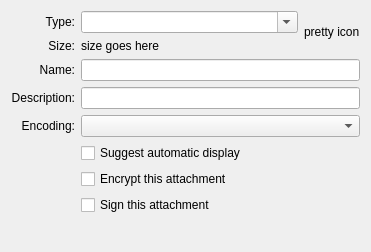
<?xml version="1.0" encoding="UTF-8"?>
<ui version="4.0">
 <class>AttachmentPropertiesDialog</class>
 <widget class="QWidget" name="AttachmentPropertiesDialog">
  <property name="geometry">
   <rect>
    <x>0</x>
    <y>0</y>
    <width>371</width>
    <height>252</height>
   </rect>
  </property>
  <layout class="QVBoxLayout" name="verticalLayout">
   <item>
    <layout class="QGridLayout" name="gridLayout">
     <item row="0" column="0">
      <layout class="QHBoxLayout" name="horizontalLayout">
       <item>
        <widget class="QLabel" name="label">
         <property name="sizePolicy">
          <sizepolicy hsizetype="Minimum" vsizetype="Preferred">
           <horstretch>0</horstretch>
           <verstretch>0</verstretch>
          </sizepolicy>
         </property>
         <property name="text">
          <string comment="MIME type of this attachment">Type:</string>
         </property>
         <property name="alignment">
          <set>Qt::AlignRight|Qt::AlignTrailing|Qt::AlignVCenter</set>
         </property>
         <property name="buddy">
          <cstring>mimeType</cstring>
         </property>
        </widget>
       </item>
      </layout>
     </item>
     <item row="0" column="1">
      <widget class="KComboBox" name="mimeType">
       <property name="sizePolicy">
        <sizepolicy hsizetype="Expanding" vsizetype="Fixed">
         <horstretch>0</horstretch>
         <verstretch>0</verstretch>
        </sizepolicy>
       </property>
       <property name="editable">
        <bool>true</bool>
       </property>
      </widget>
     </item>
     <item row="0" column="2" rowspan="2">
      <widget class="QLabel" name="mimeIcon">
       <property name="text">
        <string notr="true">pretty icon</string>
       </property>
      </widget>
     </item>
     <item row="1" column="0">
      <layout class="QHBoxLayout" name="horizontalLayout_2">
       <item>
        <widget class="QLabel" name="label_2">
         <property name="sizePolicy">
          <sizepolicy hsizetype="Minimum" vsizetype="Preferred">
           <horstretch>0</horstretch>
           <verstretch>0</verstretch>
          </sizepolicy>
         </property>
         <property name="text">
          <string comment="size of the attachment">Size:</string>
         </property>
         <property name="alignment">
          <set>Qt::AlignRight|Qt::AlignTrailing|Qt::AlignVCenter</set>
         </property>
        </widget>
       </item>
      </layout>
     </item>
     <item row="1" column="1">
      <widget class="QLabel" name="size">
       <property name="text">
        <string notr="true">size goes here</string>
       </property>
      </widget>
     </item>
     <item row="2" column="0">
      <layout class="QHBoxLayout" name="horizontalLayout_3">
       <item>
        <widget class="QLabel" name="label_3">
         <property name="sizePolicy">
          <sizepolicy hsizetype="Minimum" vsizetype="Preferred">
           <horstretch>0</horstretch>
           <verstretch>0</verstretch>
          </sizepolicy>
         </property>
         <property name="text">
          <string comment="file name of the attachment">Name:</string>
         </property>
         <property name="alignment">
          <set>Qt::AlignRight|Qt::AlignTrailing|Qt::AlignVCenter</set>
         </property>
         <property name="buddy">
          <cstring>name</cstring>
         </property>
        </widget>
       </item>
      </layout>
     </item>
     <item row="2" column="1" colspan="2">
      <widget class="QLineEdit" name="name">
       <property name="clearButtonEnabled">
        <bool>false</bool>
       </property>
      </widget>
     </item>
     <item row="3" column="0">
      <layout class="QHBoxLayout" name="horizontalLayout_4">
       <item>
        <widget class="QLabel" name="label_4">
         <property name="sizePolicy">
          <sizepolicy hsizetype="Minimum" vsizetype="Preferred">
           <horstretch>0</horstretch>
           <verstretch>0</verstretch>
          </sizepolicy>
         </property>
         <property name="text">
          <string comment="description of the attachment">Description:</string>
         </property>
         <property name="alignment">
          <set>Qt::AlignRight|Qt::AlignTrailing|Qt::AlignVCenter</set>
         </property>
         <property name="buddy">
          <cstring>description</cstring>
         </property>
        </widget>
       </item>
      </layout>
     </item>
     <item row="3" column="1" colspan="2">
      <widget class="QLineEdit" name="description">
       <property name="clearButtonEnabled">
        <bool>true</bool>
       </property>
      </widget>
     </item>
     <item row="4" column="0">
      <layout class="QHBoxLayout" name="horizontalLayout_5">
       <item>
        <widget class="QLabel" name="label_5">
         <property name="sizePolicy">
          <sizepolicy hsizetype="Minimum" vsizetype="Preferred">
           <horstretch>0</horstretch>
           <verstretch>0</verstretch>
          </sizepolicy>
         </property>
         <property name="text">
          <string comment="encoding of the attachment">Encoding:</string>
         </property>
         <property name="alignment">
          <set>Qt::AlignRight|Qt::AlignTrailing|Qt::AlignVCenter</set>
         </property>
         <property name="buddy">
          <cstring>encoding</cstring>
         </property>
        </widget>
       </item>
      </layout>
     </item>
     <item row="4" column="1" colspan="2">
      <widget class="KComboBox" name="encoding"/>
     </item>
     <item row="5" column="1" colspan="2">
      <widget class="QCheckBox" name="autoDisplay">
       <property name="text">
        <string>Suggest automatic display</string>
       </property>
      </widget>
     </item>
     <item row="6" column="1" colspan="2">
      <widget class="QCheckBox" name="encrypt">
       <property name="text">
        <string>Encrypt this attachment</string>
       </property>
      </widget>
     </item>
     <item row="7" column="1" colspan="2">
      <widget class="QCheckBox" name="sign">
       <property name="text">
        <string>Sign this attachment</string>
       </property>
      </widget>
     </item>
    </layout>
   </item>
   <item>
    <spacer name="verticalSpacer">
     <property name="orientation">
      <enum>Qt::Vertical</enum>
     </property>
     <property name="sizeHint" stdset="0">
      <size>
       <width>20</width>
       <height>31</height>
      </size>
     </property>
    </spacer>
   </item>
  </layout>
 </widget>
 <customwidgets>
  <customwidget>
   <class>KComboBox</class>
   <extends>QComboBox</extends>
   <header>kcombobox.h</header>
  </customwidget>
 </customwidgets>
 <resources/>
 <connections/>
</ui>
